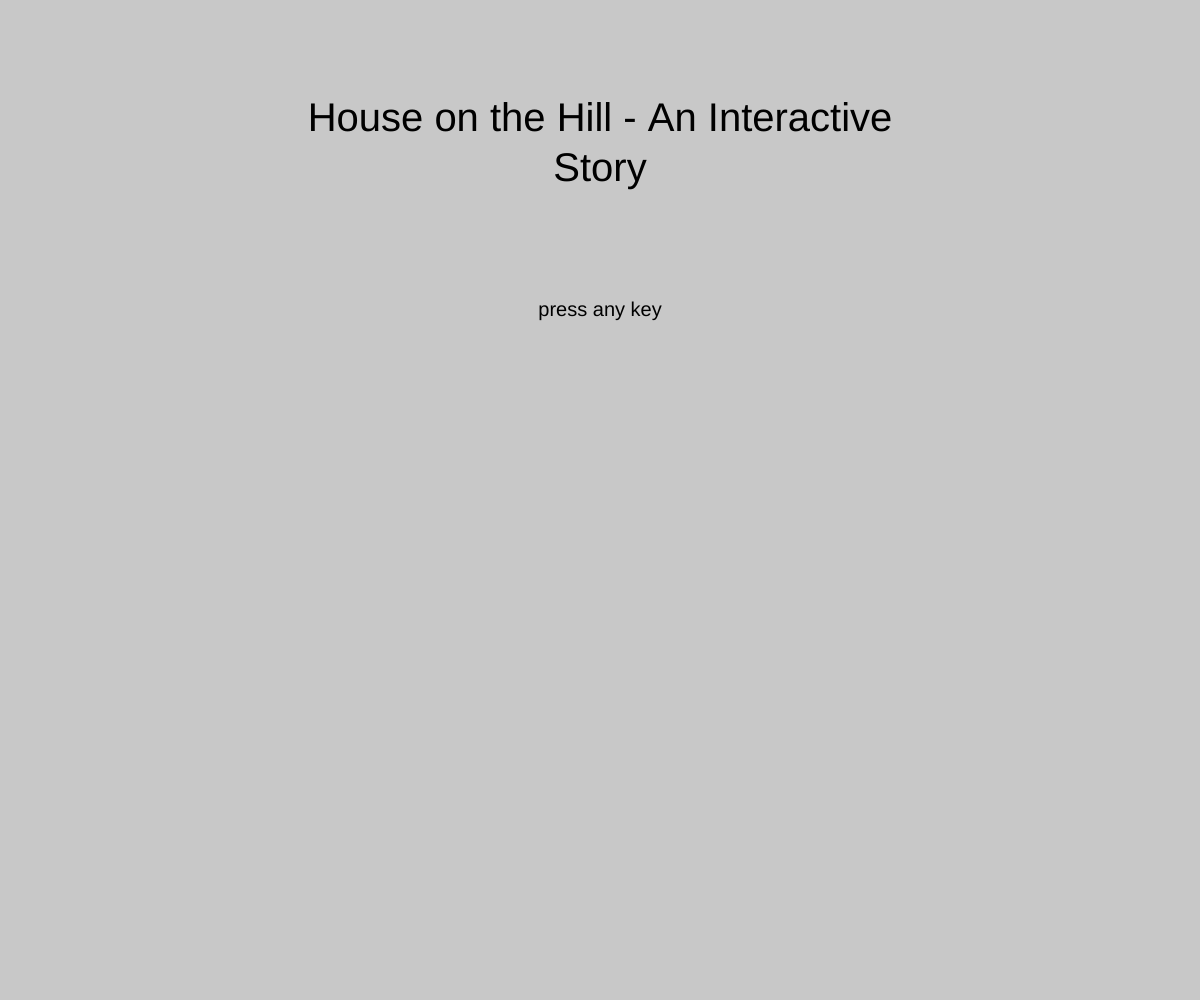
Frame 1 (no input)
Frame 60 (no input): identical to frame 1, image omitted
Frame 120 (the mouse pressed at the canvas centre since frame 60): identical to frame 1, image omitted

The p5.js sketch that drew this single still picture (run headless with seeded random() and noise() and a simulated clock; from frame 60 on, the mouse is pressed at the canvas centre):

// p5.js sketch
// ── sketch.js
let currentScene = start;

function setup() {
    createCanvas(window.innerWidth, window.innerHeight);
    textAlign(CENTER);
    rectMode(CENTER);
}

function draw() {
    background(200);
    textSize(40);
    text(currentScene.text, width / 2, 100, 600);
    textSize(30);
    text(currentScene.choiceA, (width / 2) - 200, 500, 300);
    text(currentScene.choiceB, (width / 2) + 200, 500, 300);
    textSize(20);
    if (currentScene == start) {
        text("press any key", width / 2, 300, 300);
    } else if (currentScene == walk || currentScene == openWindow || currentScene == stove || currentScene == run) {
        text("the end", width / 2, 500, 300);
    } else {
        text("use number keys to choose your next move", width / 2, 800, 600);
    }
}

function keyPressed() {
    currentScene.choice();
}

// ── levels.js
let start = {
    text: "House on the Hill - An Interactive Story",
    choiceA: "",
    choiceB: "",
    choice: function() {
        currentScene = outside;
    }
};

let outside = {
    index: 1,
    text: "One day, while walking home from school, you see a creepy old house at the top of a hill. Strange... you've never noticed it before.",
    choiceA: "1. go knock",
    choiceB: "2. keep walking",
    choice: function() {
        if (key === "1") {
            currentScene = door;
        } else if (key === "2") {
            currentScene = walk;
        }
    }
};

let door = {
    text: "You knock on the door and it swings open with an ominous creak.",
    choiceA: "1. go in",
    choiceB: "2. get outta there",
    choice: function() {
        if (key === "1") {
            currentScene = entrance;
        } else if (key === "2") {
            currentScene = walk;
        }
    }
};

let entrance = {
    text: "You enter into a dark and dusty entryway. Out of the corner of your eye you see a cat scurry up the stairs.",
    choiceA: "1. go upstairs",
    choiceB: "2. explore downstairs",
    choice: function() {
        if (key === "1") {
            currentScene = upstairs;
        } else if (key === "2") {
            currentScene = downstairs;
        }
    }
};


let downstairs = {
    text: "You walk into a dark kitchen. It smells like garlic and herbs and you see freshly cut vegetables on the cutting board. On the stove a pot is simmering.",
    choiceA: "1. see what's cooking",
    choiceB: "2. go back",
    choice: function() {
        if (key === "1") {
            currentScene = stove;
        } else if (key === "2") {
            currentScene = entrance;
        }
    }
};

let stove = {
    text: "You approach the stove. Suddenly, you hear a movement behind you! Before you can turn around you feel a knife pierce your heart. As you lose consiousness you think 'that food smells delicious.'",
    choiceA: "",
    choiceB: "",
    choice: function() {
        currentScene = start;
    }
};

let upstairs = {
    text: "You find yourself in a long, dark hallway. At the end of the hallway is an open door and what appears to be a flickering candle.",
    choiceA: "1. walk down the hallway",
    choiceB: "2. go back downstairs",
    choice: function() {
        if (key === "1") {
            currentScene = hallway;
        } else if (key === "2") {
            currentScene = entrance;
        }
    }
};

let hallway = {
    text: "You walk down the hallway towards the candlelight. To your right is an open window and you hear a soft humming noise coming from outside.",
    choiceA: "1. poke your head out the window",
    choiceB: "2. keep walking towards the open room",
    choice: function() {
        if (key === "1") {
            currentScene = openWindow;
        } else if (key === "2") {
            currentScene = room;
        }
    }
};

let openWindow = {
    text: "You stick your head out the open window to see where the noise is coming from. As you do, the window falls shut suddenly, decapitating you in a bloody mess.",
    choiceA: "",
    choiceB: "",
    choice: function() {
        currentScene = start;
    }
};

let room = {
    text: "You walk into the room. On a desk, next to the candle, someone has written a note.",
    choiceA: "1.read the note",
    choiceB: "2. leave the room",
    choice: function() {
        if (key === "1") {
            currentScene = note;
        } else if (key === "2") {
            currentScene = upstairs;
        }
    }
};

let note = {
    text: "You pick up the note and read: 'Where does a mummy go for vacation? The Dead Sea. Ha ha ha ha ha ha ha ha ha! Now get out of my house before I make a mummy out of you!!!'",
    choiceA: "1. run",
    choiceB: "2. run faster",
    choice: function() {
        if (key === "1") {
            currentScene = run;
        } else if (key === "2") {
            currentScene = run;
        }
    }
};


let run = {
    text: "You run out of the room, down the hallway, down the stairs, out the front door, and back onto the sidewalk. You run the rest of the way home. You never walk home that way again.",
    choiceA: "",
    choiceB: "",
    choice: function() {
        currentScene = start;
    }
};

let walk = {
    text: "You continue your walk and nothing interesting or extraordinary happens to you for the rest of the day or the rest of your life.",
    choiceA: "",
    choiceB: "",
    choice: function() {
        currentScene = start;
    }
};
